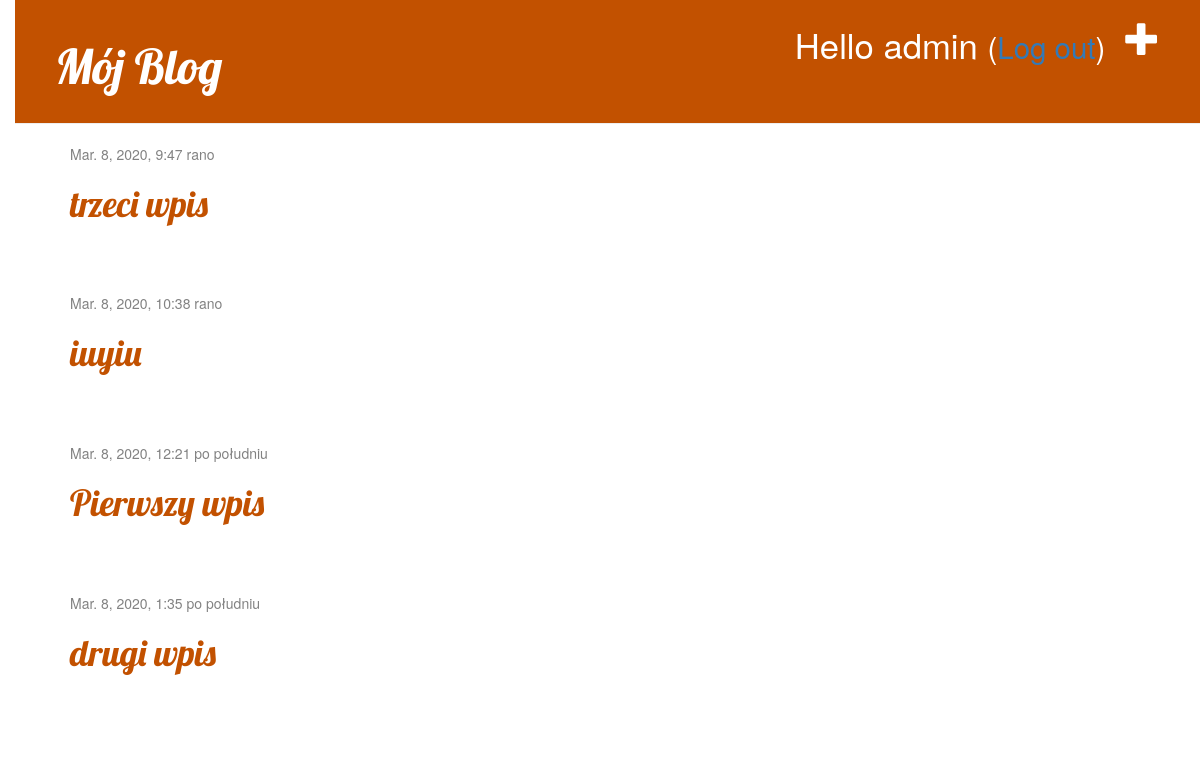
Screenshot of / (signed in) with the database file from the repository.
### moj_blog/models.py (models this page shows)
class Post(models.Model):
    autor = models.CharField(max_length=30)
    tytul = models.CharField(max_length=100)
    tresc = models.TextField()
    data_publikacji = models.DateTimeField()

### moj_blog/views.py (the view)
# urls.py: path('', views.index, name='index'),
def index(request):
    posty = Post.objects.filter(data_publikacji__lte=timezone.now()).order_by(
        "data_publikacji"
    )
    return render(request, "moj_blog/index.html", {"posts": posty})

### moj_blog/templates/moj_blog/index.html
{% extends 'moj_blog/baza.html' %}
{% block content %}
{% for post in posts %}
    <div class='post'>
        <div class='date'>
            {{ post.data_publikacji }}
        </div>
        <h1><a href="{% url 'moj_blog:wpis' pk=post.pk %}">
        {{ post.tytul | linebreaksbr }}</a></h1>
    </div>
{% endfor %}
{% endblock content %}

### moj_blog/templates/moj_blog/baza.html (shortened to what this page needs)
{% load static %}
<html>
    <head>
        <link rel="stylesheet" href="//maxcdn.bootstrapcdn.com/bootstrap/3.2.0/css/bootstrap.min.css">
        <link rel="stylesheet" href="//maxcdn.bootstrapcdn.com/bootstrap/3.2.0/css/bootstrap-theme.min.css">
        <link rel="stylesheet" href="{% static 'css/blog.css' %}">
    </head>
    <body>
        <div class="page-header">
            {% if user.is_authenticated %}
                <a href="{% url 'moj_blog:nowy' %}" class="top-menu"><span class="glyphicon glyphicon-plus"></span></a>
                <p class="top-menu">Hello {{ user.username }} <small>(<a href="{% url 'logout' %}">Log out</a>)</small></p>
            {% else %}
                <a href="{% url 'login' %}" class="top-menu"><span class="glyphicon glyphicon-lock"></span></a>
                <a href="{% url 'rejestracja' %}" class="top-menu"><span class="glyphicon glyphicon-tower"></span></a>
            {% endif %}
            <h1><a href="/">Mój Blog</a></h1>
        </div>
        <div class="content container">
            <div class="row">
                <div class="col-md-8">
                {% block content %}
                {% endblock %}
                </div>
            </div>
        </div>
    </body>
</html>

### moj_blog/static/css/blog.css (style rules this page uses)
h1 a, h2 a { color: #C25100; font-family: 'Lobster'; }
body { padding-left: 15px; }
.page-header { background-color: #C25100; margin-top: 0; padding: 20px 20px 20px 40px; }
.page-header h1, .page-header h1 a, .page-header h1 a:visited, .page-header h1 a:active { color: #ffffff; font-size: 36pt; text-decoration: none; }
.content { margin-left: 40px; }
h1, h2, h3, h4 { font-family: 'Lobster', cursive; }
.date { color: #828282; }
.top-menu, .top-menu:hover, .top-menu:visited { color: #ffffff; float: right; font-size: 26pt; margin-right: 20px; }
.post { margin-bottom: 70px; }

### rows the page displays
Post: data_publikacji "Mar. 8, 2020, 9:47 rano", tytul "trzeci wpis"
Post: data_publikacji "Mar. 8, 2020, 10:38 rano", tytul "iuyiu"
Post: data_publikacji "Mar. 8, 2020, 12:21 po południu", tytul "Pierwszy wpis"
Post: data_publikacji "Mar. 8, 2020, 1:35 po południu", tytul "drugi wpis"

### other values shown
{{ user.username }} "admin"
